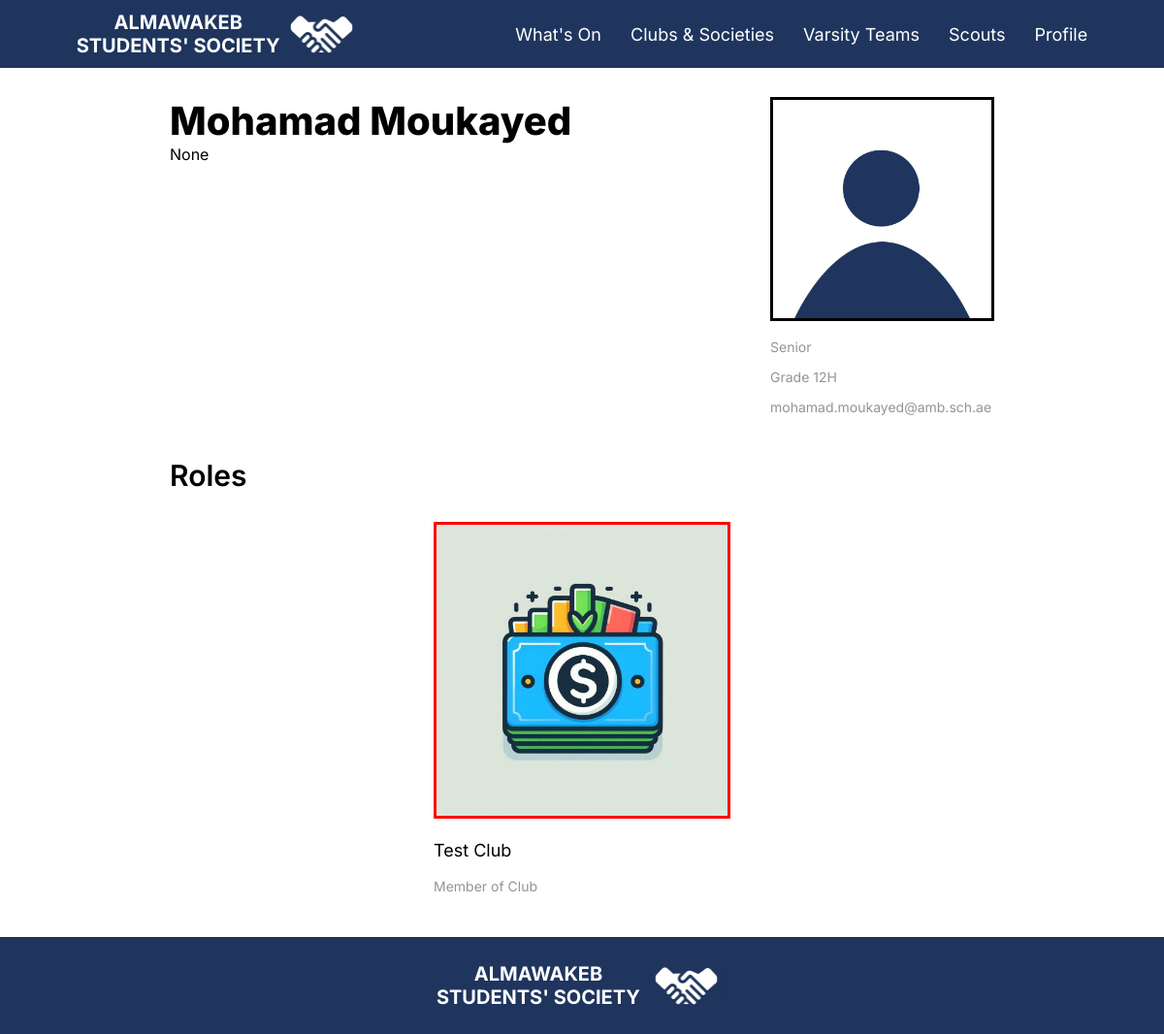
The page /Student/Detail/2/ (signed in) on the database its author committed.
### mainapp/models.py (models this page shows, shortened)
class User(AbstractBaseUser, PermissionsMixin):
    name = models.CharField(max_length=255)
    email = models.EmailField(verbose_name="email", max_length=60, unique=True)
    is_admin = models.BooleanField(default=False)
    is_staff = models.BooleanField(default=False)
    is_active = models.BooleanField(default=True)
    associated_student = models.ForeignKey("Student",null=True, blank=True, on_delete=models.CASCADE)
    associated_faculty = models.ForeignKey("Faculty",null=True, blank=True, on_delete=models.CASCADE)
    associated_clubs = models.ManyToManyField("Club", blank=True,related_name="associated_clubs")
    associated_varsities = models.ManyToManyField("Varsity", blank=True,related_name="associated_varsity")
    objects = UserManager()
    USERNAME_FIELD = 'email'
    REQUIRED_FIELDS = ['name']

class Student(models.Model):
    student_db_id = models.CharField(max_length=20, primary_key=True,help_text="Student ID")
    YEAR_CHOICES = [
        ('FR', 'Freshman'),
        ('SO', 'Sophomore'),
        ('JR', 'Junior'),
        ('SR', 'Senior'),
    ]
    SECTION_CHOICES = [
        ('A', 'A'),
        ('B', 'B'),
        ('C', 'C'),
        ('D', 'D'),
        ('E', 'E'),
        ('F', 'F'),
        ('G', 'G'),
        ('H', 'H'),
        ('I', 'I'),
        ('J', 'J'),
    ]
    year_level = models.IntegerField(blank=True, null=True)
    section = models.CharField(max_length=1, choices=SECTION_CHOICES)
    profile_picture = models.ImageField(upload_to='profiles/', null=True, blank=True, default='default-pfp.png')
    about = models.TextField(blank=True,null=True)
    year_level_title = models.CharField(max_length=10, blank=True)

class Club(models.Model):
    name = models.CharField(max_length=255)
    heads = models.ManyToManyField(User, related_name='head_clubs', blank=True)
    leadership = models.ManyToManyField(User, related_name='leadership_roles', blank=True)
    members = models.ManyToManyField(User, related_name='membership_clubs', blank=True)
    advisors = models.ManyToManyField(User, related_name='advisor_clubs', blank=True)
    events = models.ManyToManyField('Event', related_name='events', blank=True)
    about = models.TextField()
    logo = models.ImageField(upload_to='clubs_logos/')
    color = models.CharField(max_length=7)  # Hex color code
    links = models.ManyToManyField(Links, related_name='club_links', blank=True)

### mainapp/views.py (the view)
# urls.py: path("Student/Detail/<str:student_id>/", views.Student_Detail, name="student_detail"),
def Student_Detail(request, student_id):
    user = get_object_or_404(User, id=student_id)
    headclubs = []
    for club in Club.objects.all():
        if user in club.heads.all():
            headclubs.append(club)
    headleadership = []
    for club in Club.objects.all():
        if user in club.leadership.all():
            headleadership.append(club)
    clubs = []
    for club in Club.objects.all():
        if user in club.members.all():
            clubs.append(club)
    varsitiescaptain = []
    for varsity in Varsity.objects.all():
        if user in varsity.captains.all():
            varsitiescaptain.append(varsity)
    varsities = []
    for varsity in Varsity.objects.all():
        if user in varsity.members.all():
            varsities.append(varsity)
    return render(request, "student_detail.html", {'selecteduser': user, 'user': request.user, 'headclubs': headclubs, 'headleadership': headleadership, 'clubs': clubs, 'varsitiescaptain': varsitiescaptain, 'varsities':varsities})

### templates/student_detail.html (shortened to what this page needs)
{% extends 'Base.html' %}
{% load static %}
{% block content %}
<div>
    <div style="display: flex; justify-content: space-between; flex-direction: row; gap: 100px">
            <div style="display: flex; justify-content: space-between; flex-direction: column; justify-content: flex-start;">
            <p class="pageTitle" style="margin: 0px;">{{ selecteduser.name }}</p>
                <div class="articleDescriptionText">
                    <div>{{ selecteduser.associated_student.about|safe }}</div>
                </div>
            </div>
            <div>
                <img src="{{ selecteduser.associated_student.profile_picture.url }}" style="border: black 3px solid;" alt="{{ selecteduser.name }} Logo" class="articleCover">
                <p class="aboutText sidebar">{{ selecteduser.associated_student.year_level_title }}</p>
                <p class="aboutText sidebar">Grade {{ selecteduser.associated_student.year_level }}{{ selecteduser.associated_student.section }}</p>
                <p class="aboutText sidebar">{{ selecteduser.email }}</p>
            </div>
        </div>
        <p class="subtitle">Roles</p>
        <div class="studentGrid">
            {% for club in clubs %}
            <div>
                <a href="{% url 'club_detail' club.id %}">
                    <img class="eventCover" style="border: {{ club.color }} 3px solid;" src="{{ club.logo.url }}" alt="Club Cover">
                    <p class="text">{{ club.name }}</p>
                    <p class="aboutText">Member of Club</p>
                </a>
            </div>
            {% endfor %}
        </div>
    </div>
</div>
{% endblock %}

### static/CSS/base.css (style rules this page uses)
a { text-decoration: none; }
.pageTitle { color: black; font-size: 40px; font-family: Inter; font-weight: 800; }
.text { color: black; font-size: 18px; font-family: Inter; font-weight: 400; }
.subtitle { color: black; font-size: 30px; font-family: Inter; font-weight: 600; }
.aboutText { color: #949494; font-size: 14px; font-family: Inter; font-weight: 400; }
.aboutText.sidebar { max-width: 300px; word-break: normal; word-wrap: normal; }
.studentGrid { display: grid; grid-gap: 25px; justify-items: center; grid-template-columns: repeat(auto-fit, minmax(200px, 1fr)); }
.eventCover { width: 300px; height: 300px }
.articleCover { width: 225px; height: 225px; }
.articleDescriptionText { color: black; font-size: 16px; font-family: Inter; font-weight: 400; }
img { object-fit: contain; }
div { font-family: 'Inter'; }

### rows shown on the page
User: name "Mohamad Moukayed", associated_student.about "None", associated_student.profile_picture (placeholder picture), associated_student.year_level_title "Senior", associated_student.year_level "12", associated_student.section "H", email "mohamad.moukayed@amb.sch.ae"
Club: logo (picture), name "Test Club"
